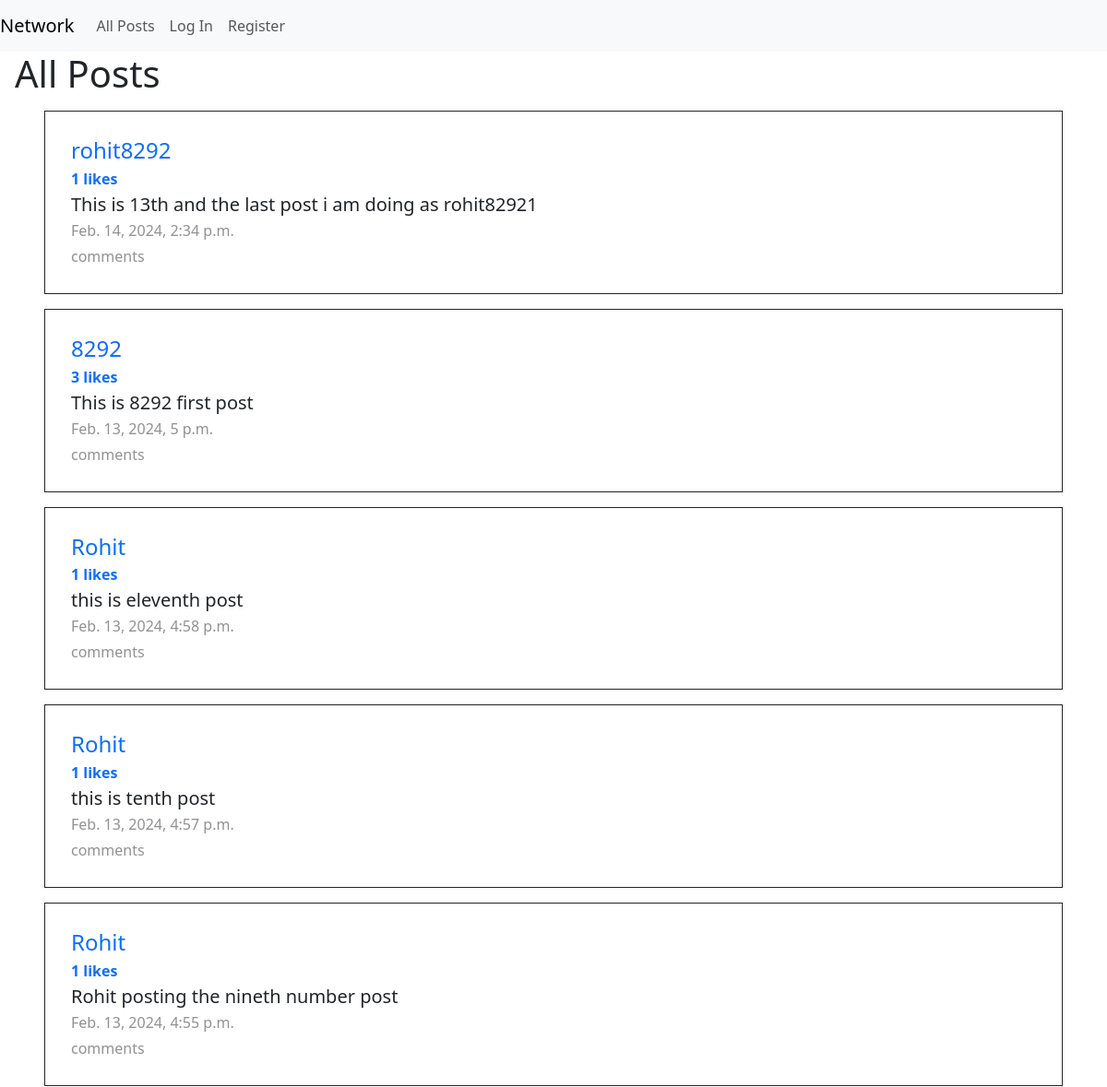
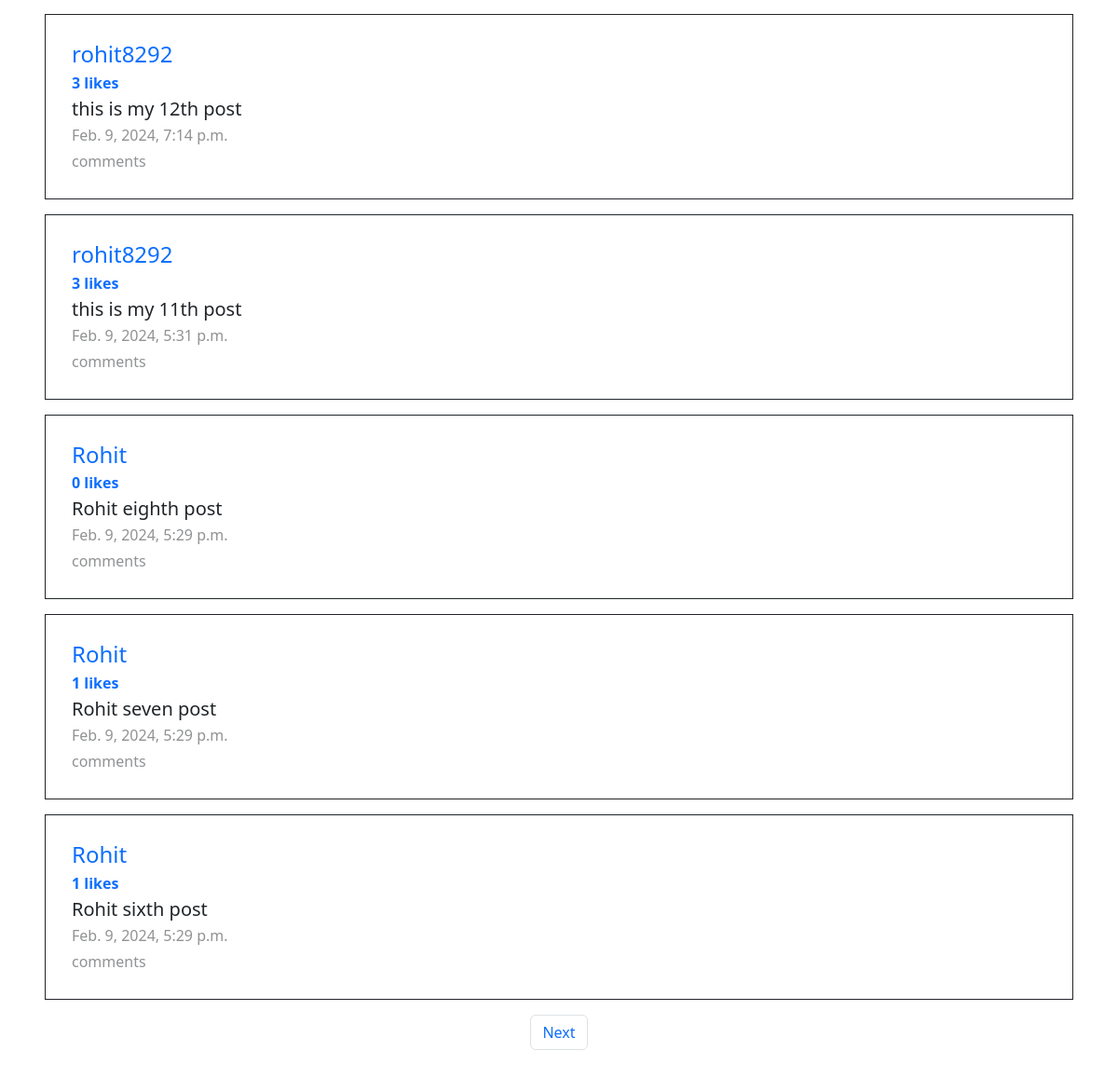
The page / on the database its author committed (2 pictures, top to bottom).
### network/models.py (models this page shows, shortened)
class Post(models.Model):
    content = models.CharField(max_length=150)
    user = models.ForeignKey(User, on_delete=models.CASCADE, related_name="author")
    date = models.DateTimeField(auto_now_add=True)

class User(AbstractUser):
    pass

### network/views.py (the view)
# urls.py: path("", views.index, name="index"),
def index(request):
    allPosts = Post.objects.all().order_by("id").reverse()
    posts = (Post.objects.all().order_by("id").reverse()).annotate(
        likes_count=Count("post_like")
    )
    paginator = Paginator(posts, 10)
    page_number = request.GET.get("page")
    post_page = paginator.get_page(page_number)
    allLikes = Like.objects.all()
    whoYouLiked = []
    try:
        for like in allLikes:
            if like.user.id == request.user.id:
                whoYouLiked.append(like.post.id)
    except:
        whoYouLiked = []
    return render(
        request,
        "network/index.html",
        {
            "allPosts": allPosts,
            "post_page": post_page,
            "whoYouLiked": whoYouLiked,
            "posts": posts,
        },
    )

### network/templates/network/index.html (shortened to what this page needs)
{% extends "network/layout.html" %}
{% block body %}
<h1 class="mx-3">All Posts</h1>
{% for post in post_page %}
<div class="allPosts my-3 mx-5 border border-dark p-4">
    <h4 class="m-1"><a class="text-decoration-none" href="{% url 'profile' user_id=post.user.id %}">{{post.user}}</a>
    </h4>
    <div class="d-flex gap-2 align-items-center">
        <div class="likes_count mx-1 text-primary">
            <strong>{{ post.likes_count }} likes</strong>
        </div>
    </div>
    <h5 class="m-1" id="content_{{ post.id}}">{{ post.content }}</h5>
    <p class="m-1 text-body-tertiary">{{ post.date }}</p>
    <p class="m-1 text-body-tertiary">comments</p>
</div>
{% endfor %}
<nav aria-label="Page navigation example" class="paginations">
    <ul class="pagination">
        {% if post_page.has_next %}
        <li class="page-item"><a class="page-link" href="?page={{ post_page.next_page_number }}">Next</a></li>
        {% endif %}
    </ul>
</nav>
{% endblock %}

### network/templates/network/layout.html (shortened to what this page needs)
{% load static %}
<!DOCTYPE html>
<html lang="en">
<head>
    <link href="https://cdn.jsdelivr.net/npm/bootstrap@5.3.2/dist/css/bootstrap.min.css" rel="stylesheet"
>
    <link href="{% static 'network/styles.css' %}" rel="stylesheet">
</head>
<body>
    <nav class="navbar navbar-expand-lg navbar-light bg-light">
        <a class="navbar-brand" href="{% url 'index' %}">Network</a>
        <div>
            <ul class="navbar-nav mr-auto">
                <li class="nav-item">
                    <a class="nav-link" href="{% url 'index' %}">All Posts</a>
                </li>
                {% if user.is_authenticated %}
                <li class="nav-item">
                    <a class="nav-link" href="{% url 'following' %}">Following</a>
                </li>
                <li class="nav-item">
                    <a class="nav-link" href="{% url 'logout' %}">Log Out</a>
                </li>
                {% else %}
                <li class="nav-item">
                    <a class="nav-link" href="{% url 'login' %}">Log In</a>
                </li>
                <li class="nav-item">
                    <a class="nav-link" href="{% url 'register' %}">Register</a>
                </li>
                {% endif %}
            </ul>
        </div>
    </nav>
    <div class="body">
        {% block body %}
        {% endblock %}
    </div>
        <link rel="stylesheet" href="https://cdnjs.cloudflare.com/ajax/libs/font-awesome/4.7.0/css/font-awesome.min.css"/>
</body>
</html>

### network/static/network/styles.css (style rules this page uses)
.paginations { display: flex; justify-content: center; }

### rows shown on the page
Post: user "rohit8292", likes_count "1", content "This is 13th and the last post i am doing as rohit82921", date "Feb. 14, 2024, 2:34 p.m."
Post: user "8292", likes_count "3", content "This is 8292 first post", date "Feb. 13, 2024, 5 p.m."
Post: user "Rohit", likes_count "1", content "this is eleventh post", date "Feb. 13, 2024, 4:58 p.m."
Post: user "Rohit", likes_count "1", content "this is tenth post", date "Feb. 13, 2024, 4:57 p.m."
Post: user "Rohit", likes_count "1", content "Rohit posting the nineth number post", date "Feb. 13, 2024, 4:55 p.m."
Post: user "rohit8292", likes_count "3", content "this is my 12th post", date "Feb. 9, 2024, 7:14 p.m."
Post: user "rohit8292", likes_count "3", content "this is my 11th post", date "Feb. 9, 2024, 5:31 p.m."
Post: user "Rohit", likes_count "0", content "Rohit eighth post", date "Feb. 9, 2024, 5:29 p.m."
Post: user "Rohit", likes_count "1", content "Rohit seven post", date "Feb. 9, 2024, 5:29 p.m."
Post: user "Rohit", likes_count "1", content "Rohit sixth post", date "Feb. 9, 2024, 5:29 p.m."
